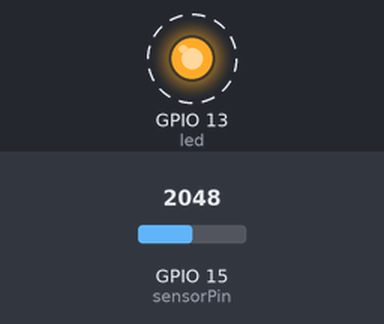
Simulated run of this sketch. Board: ESP32. Parts: output pins drawn as LEDs (lit = HIGH). Dashed ring = blinking. Inputs (shaded band) come from the test bench; at power-on: GPIO 15 (sensorPin) = 2048. Nothing arrives over Bluetooth unless stated; a phone connects over Bluetooth LE 3 s after start; what the sketch prints to the serial monitor is not drawn.

Above: at 0.2 s.
Timing chart, 0 to 3.0 s (numbered marks = the images above):
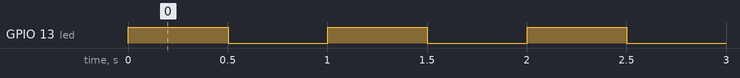

Measured:
- by itself, GPIO 13 (led): alternates HIGH for 0.50 s and LOW for 0.50 s, 7 changes in all, then stays HIGH

The sketch:

huzzah_esp32_ble_batterylvl.ino
```cpp
/*Program to use GATT service on ESP32 to send Battery Level
 * ESP32 works as server - Mobile as client
 * Program by: B.Aswinth Raj
 * Dated on: 13-10-2018
 * Website: www.circuitdigest.com
 */
#define led 13
int sensorPin = A13;    // select the input pin for the potentiometer
#include "esp32-hal-cpu.h"
#include <BLEDevice.h>
#include <BLEUtils.h>
#include <BLEServer.h> //Library to use BLE as server
#include <BLE2902.h>
#define uS_TO_S_FACTOR 1000000  //Conversion factor for micro seconds to seconds
#define TIME_TO_SLEEP_HIGH  60        //Time ESP32 will go to sleep (in seconds)
#define TIME_TO_SLEEP_MEDIUM  300
#define TIME_TO_SLEEP_LOW  1800
#define TIME_CLIENT_WAITING 15

bool _BLEClientConnected = false;

#define BatteryService BLEUUID((uint16_t)0x180F)
BLECharacteristic BatteryLevelCharacteristic(BLEUUID((uint16_t)0x2A19), BLECharacteristic::PROPERTY_READ | BLECharacteristic::PROPERTY_NOTIFY);
BLEDescriptor BatteryLevelDescriptor(BLEUUID((uint16_t)0x2901));

class MyServerCallbacks : public BLEServerCallbacks {
    void onConnect(BLEServer* pServer) {
      _BLEClientConnected = true;
    };

    void onDisconnect(BLEServer* pServer) {
      _BLEClientConnected = false;
      digitalWrite(led, LOW);
    }
};

void InitBLE() {
  BLEDevice::init("UMRAE Noise Monitoring");

  // push power
  //  esp_ble_tx_power_set(ESP_BLE_PWR_TYPE_DEFAULT, ESP_PWR_LVL_P9);
  //  esp_ble_tx_power_set(ESP_BLE_PWR_TYPE_CONN_HDL0, ESP_PWR_LVL_P9);
  //  esp_ble_tx_power_set(ESP_BLE_PWR_TYPE_CONN_HDL1, ESP_PWR_LVL_P9);
  //  esp_ble_tx_power_set(ESP_BLE_PWR_TYPE_CONN_HDL2, ESP_PWR_LVL_P9);
  //  esp_ble_tx_power_set(ESP_BLE_PWR_TYPE_CONN_HDL3, ESP_PWR_LVL_P9);
  //  esp_ble_tx_power_set(ESP_BLE_PWR_TYPE_CONN_HDL4, ESP_PWR_LVL_P9);
  //  esp_ble_tx_power_set(ESP_BLE_PWR_TYPE_CONN_HDL5, ESP_PWR_LVL_P9);
  //  esp_ble_tx_power_set(ESP_BLE_PWR_TYPE_CONN_HDL6, ESP_PWR_LVL_P9);
  //  esp_ble_tx_power_set(ESP_BLE_PWR_TYPE_CONN_HDL8, ESP_PWR_LVL_P9);
  //  esp_ble_tx_power_set(ESP_BLE_PWR_TYPE_ADV, ESP_PWR_LVL_P9);


  // Create the BLE Server
  BLEServer *pServer = BLEDevice::createServer();
  pServer->setCallbacks(new MyServerCallbacks());

  // Create the BLE Service
  BLEService *pBattery = pServer->createService(BatteryService);

  pBattery->addCharacteristic(&BatteryLevelCharacteristic);
  BatteryLevelDescriptor.setValue("Battery level");
  BatteryLevelCharacteristic.addDescriptor(&BatteryLevelDescriptor);
  BatteryLevelCharacteristic.addDescriptor(new BLE2902());

  pServer->getAdvertising()->addServiceUUID(BatteryService);

  pBattery->start();


  // Start advertising
  pServer->getAdvertising()->start();
}

void stopBle() {
    BLEDevice::deinit(true);
}
const float bat_min = 3.2; // volts - cut off voltage
const float bat_max = 4.2;  // volts - max voltage
void ble_status_led(void *pvParameters) {
  int lastLedStatus = LOW;
  while(1) {
    if(_BLEClientConnected) {
      digitalWrite(led, HIGH);
    } else {
      lastLedStatus = lastLedStatus == LOW ? HIGH : LOW;
      digitalWrite(led, lastLedStatus);
    }
    delay(500);
  }
}

void setup() {
  pinMode(led, OUTPUT);


  Serial.begin(115200);

  Serial.print("CPU ");
  Serial.print(getCpuFrequencyMhz());
  Serial.println(" MHz");
  setCpuFrequencyMhz(80);

  Serial.print("CPU ");
  Serial.print(getCpuFrequencyMhz());
  Serial.println(" MHz");

  Serial.println("Battery Level Indicator - BLE");

  InitBLE();

  // Create a task to blink led
  xTaskCreatePinnedToCore(ble_status_led, "ble led", 2048, NULL, 1, NULL, 1);
  unsigned long start = millis();
  uint8_t level = 100;
  while(_BLEClientConnected || millis() - start < TIME_CLIENT_WAITING * 1000) {
    float sensorValue = (analogRead(sensorPin) / 4095.0)*2.0*3.3*1.1;
    level = (uint8_t)min(100, max(0, (int)map((int)(sensorValue * 100), (int)(bat_min * 100), (int)(bat_max * 100), 0, 100)));
    BatteryLevelCharacteristic.setValue(&level, 1);
    BatteryLevelCharacteristic.notify();
    Serial.print("Battery Level ");
    Serial.print(sensorValue);
    Serial.print(" V - ");
    Serial.print(level);
    Serial.println(" %");
    delay(5000);
  }

  stopBle();


  int sleeptime;
  if(level < 30) {
    sleeptime = TIME_TO_SLEEP_LOW;
  } else if(level < 50) {
    sleeptime = TIME_TO_SLEEP_MEDIUM;
  } else {
    sleeptime = TIME_TO_SLEEP_HIGH;
  }
  esp_sleep_enable_timer_wakeup(sleeptime * uS_TO_S_FACTOR);
  //Go to sleep now
  esp_deep_sleep_start();
}

void loop() { }
```
